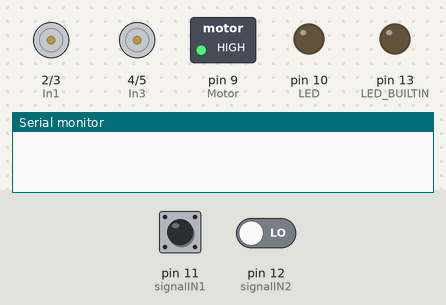
Bench run of a sketch on a simulated Arduino Nano, built with avr-gcc and run on an emulated ATmega328P. Parts: motor-driver pin pairs drawn as motors (green arrow = first pin HIGH = forward, orange = second pin HIGH = backward, longer = more drive), switched loads named in the sketch (green lamp = pin HIGH), output pins drawn as LEDs (lit = HIGH), the last lines printed to the serial monitor. The test bench sets the inputs (shaded band); at power-on: pin 11 (signalIN1) LOW, pin 12 (signalIN2) LOW.

Above: at 1.2 s.
1.3 s: pin 11 (signalIN1) driven HIGH
At 3.4 s:
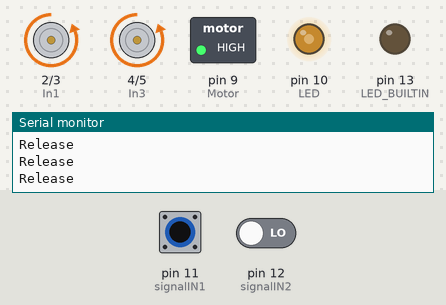
3.7 s: pin 11 (signalIN1) driven LOW
At 6.2 s:
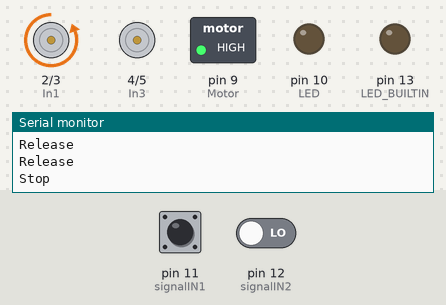
6.7 s: pin 12 (signalIN2) driven HIGH
At 8.8 s:
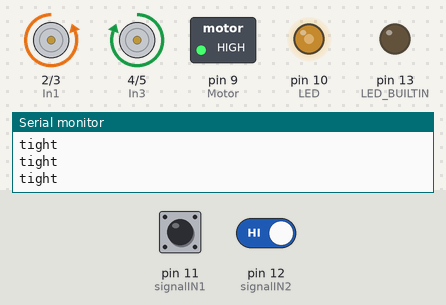
9.1 s: pin 12 (signalIN2) driven LOW
At 9.29 s:
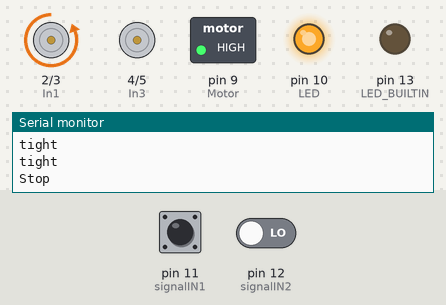
12.1 s: pin 11 (signalIN1) driven HIGH and pin 12 (signalIN2) driven HIGH
At 12.25 s:
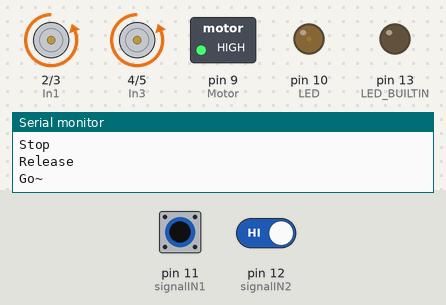
15.1 s: pin 11 (signalIN1) pulsed LOW 2 times (0.12 s each, 0.3 s apart)
At 15.31 s:
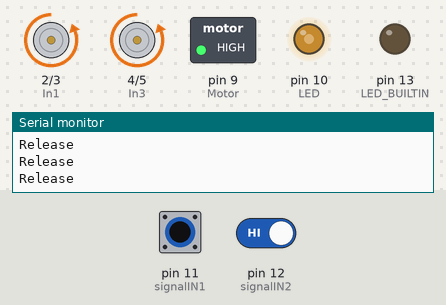
Timing chart, 0 to 18.1 s (numbered marks = the images above; inputs shaded):
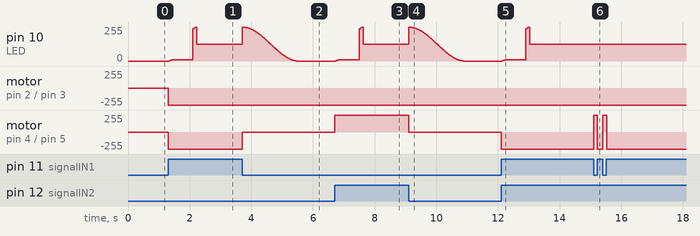

The sketch:

hand_motor_L.ino
```cpp
/*
 *            ！！注意左右邊順逆時針問題！！
 *
 * 2021.09.29 Body Topology hand_part for 左邊
 *            Motor Arduino Code
 *
 * 2022.06.01 for 2022改
 * 2022.06.25 for control without LED
 * 2022.10.27 for new installation control by RX480E-4
 *
 * by Xylo Hsiao
 */

const int In1   = 2;      //for LED
const int In2   = 3;
const int In3   = 4;      //for Motor
const int In4   = 5;
const int Motor = 9;      //600 ~= 5V; 1023 ~=11V
const int LED   = 10;
int Maxbright   = 255/2;  //PWM 0 ~ 255
#define handEnd   A7
#define signalIN1 11      //for release
#define signalIN2 12      //for tight
const int handMotor_time = 5000;
int releaseSignal = 0;
int tightSignal   = 0;
int motorState    = 0;
int ledState      = 0;

void setup() {
  pinMode(In1,    OUTPUT);
  pinMode(In2,      OUTPUT);
  pinMode(In3,      OUTPUT);
  pinMode(In4,      OUTPUT);
  pinMode(Motor,    OUTPUT);
  pinMode(LED,      OUTPUT);
  pinMode(handEnd,  INPUT);
  pinMode(signalIN1,    INPUT);
  pinMode(signalIN2,    INPUT);
  pinMode(LED_BUILTIN, OUTPUT);
  analogWrite(Motor,  980);
  analogWrite(LED,    0);
  digitalWrite(In1,   LOW);
  digitalWrite(In2,   HIGH);
  mstop();
  Serial.begin(9600);
}

void loop() {
  //Serial.println(analogRead(handEnd));
  releaseSignal = digitalRead(signalIN1);
  tightSignal   = digitalRead(signalIN2);

  if (releaseSignal == HIGH){
    releaseL();
    Serial.println("Release");
    if (ledState == 0){
      Serial.println("Go~");
      light();
      ledState = 1;
    }
  }else if (tightSignal == HIGH){
      tightL();
      Serial.println("tight");
      if (ledState == 0){
        Serial.println("Go~");
        light();
        ledState = 1;
      }
    }

  if (ledState == 1){
    digitalWrite(In1, LOW);
    digitalWrite(In2, HIGH);
    analogWrite(LED, Maxbright);
    if (releaseSignal == LOW && tightSignal == LOW){
      Serial.println("Stop");
      mstop();
      goOut();
      ledState = 0;
    }
  }
}

void releaseL(){
  digitalWrite(In3, LOW);
  digitalWrite(In4, HIGH);
}
void tightL(){
  digitalWrite(In3, HIGH);
  digitalWrite(In4, LOW);
}

void mstop(){
  digitalWrite(In1, LOW);
  digitalWrite(In2, LOW);
  digitalWrite(In3, LOW);
  digitalWrite(In4, LOW);
}

void light(){
  digitalWrite(In1, LOW);
  digitalWrite(In2, HIGH);
  for (int i = 180; i < 360; i++) {
  float angle = radians(i+90);
  int bright = Maxbright + Maxbright*sin(angle);
  analogWrite(LED, bright);
  delay(5);
  }
}

void goOut(){
  digitalWrite(In1, LOW);
  digitalWrite(In2, HIGH);
  for (int i = 0; i < 180; i++) {
  float angle = radians(i+90);
  int bright = Maxbright + Maxbright*sin(angle);
  analogWrite(LED, bright);
  delay(10);
  }
}
```

Measured:
- after the input at 1.3 s, pin 10 (LED): rises from 0/255 to 253/255 in 0.85 s, then falls to 127/255 in 0.04 s; motor on pin 2 (In1) / pin 3 (In2), motor on pin 4 (In3) / pin 5 (In4): stopped → backward 255/255 at once
- after the input at 3.7 s, motor on pin 4 (In3) / pin 5 (In4): backward 255/255 → stopped at once
- after the input at 6.7 s, pin 10 (LED): rises from 0/255 to 253/255 in 0.85 s, then falls to 127/255 in 0.04 s; motor on pin 4 (In3) / pin 5 (In4): stopped → forward 255/255 at once
- after the input at 9.1 s, motor on pin 4 (In3) / pin 5 (In4): forward 255/255 → stopped at once
- after the input at 12.1 s, pin 10 (LED): rises from 0/255 to 253/255 in 0.85 s, then falls to 127/255 in 0.04 s; motor on pin 4 (In3) / pin 5 (In4): stopped → backward 255/255 at once
- after the input at 15.1 s, motor on pin 4 (In3) / pin 5 (In4): alternates forward 255/255 for 0.12 s and backward 255/255 for 0.19 s, 4 changes in all, then stays backward 255/255, starting at once
